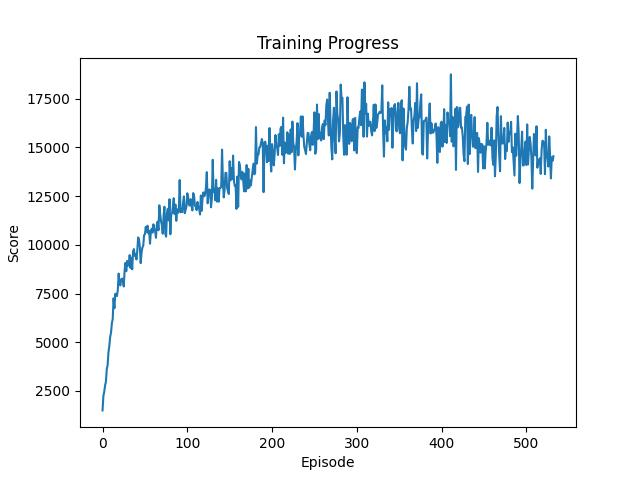

Write Python code to recreate this figure.
import copy
import math
import numpy as np
from collections import defaultdict
import matplotlib.pyplot as plt
import pickle
import sys, os
import random

# from env2048 import Game2048Env
from libenv2048.env2048compiled import Game2048Env

# -------------------------------
# TODO: Define transformation functions (rotation and reflection), i.e., rot90, rot180, ..., etc.
# -------------------------------

def rot90(coords):
  return tuple((3-y, x) for (x, y) in coords)

def rot180(coords):
  return tuple((3-x, 3-y) for (x, y) in coords)

def rot270(coords):
  return tuple((y, 3-x) for (x, y) in coords)

def flip(coords):
  return tuple((x, 3-y) for (x, y) in coords)

def rot90_flip(coords):
  return tuple((3-y, 3-x) for (x, y) in coords)

def rot180_flip(coords):
  return tuple((3-x, y) for (x, y) in coords)

def rot270_flip(coords):
  return tuple((y, x) for (x, y) in coords)


class NTupleApproximator:
    def __init__(self, board_size, patterns):
        """
        Initializes the N-Tuple approximator.
        Hint: you can adjust these if you want
        """
        self.board_size = board_size
        self.patterns = patterns
        # Create a weight dictionary for each pattern (shared within a pattern group)
        self.weights = [defaultdict(float) for _ in patterns]
        # Generate symmetrical transformations for each pattern
        self.symmetry_patterns = []
        for pattern in self.patterns:
            syms = self.generate_symmetries(pattern)
            for syms_ in syms:
                self.symmetry_patterns.append(syms_)

    def generate_symmetries(self, pattern):
        # TODO: Generate 8 symmetrical transformations of the given pattern.
        syms = [pattern]
        for func in [
            rot90, rot180, rot270, flip,
            rot90_flip, rot180_flip, rot270_flip
        ]:
            syms.append(func(pattern))
        return syms


    def tile_to_index(self, tile):
        """
        Converts tile values to xan index for the lookup table.
        """
        if tile == 0:
            return 0
        else:
            return int(math.log(tile, 2))

    def get_feature(self, board, coords):
        # TODO: Extract tile values from the board based on the given coordinates and convert them into a feature tuple.
        return tuple(self.tile_to_index(board[x, y]) for x, y in coords)


    def value(self, board):
        # TODO: Estimate the board value: sum the evaluations from all patterns.
        value_sum = 0
        for i in range(len(self.patterns)):
          for j in range(8):
            pattern = self.symmetry_patterns[i*8+j]
            feature = self.get_feature(board, pattern)
            value_sum += self.weights[i][feature]
        return value_sum

    def update(self, board, delta, alpha):
        # TODO: Update weights based on the TD error.
        for i in range(len(self.patterns)):
          for j in range(8):
            pattern= self.symmetry_patterns[i*8+j]
            feature = self.get_feature(board, pattern)

            # Optimistic Initialization
            if feature not in self.weights[i]:
              if random.random() < 0.1:
                 self.weights[i][feature] = 1e4
              else:
                 self.weights[i][feature] = 0
            self.weights[i][feature] += alpha * delta / len(self.symmetry_patterns)


def td_learning(env, approximator, num_episodes=50000, alpha=0.01, gamma=0.99, epsilon=0.1, start_episode=0,
                save_fn = "approximator.pkl"):
    """
    Trains the 2048 agent using TD-Learning.

    Args:
        env: The 2048 game environment.
        approximator: NTupleApproximator instance.
        num_episodes: Number of training episodes.
        alpha: Learning rate.
        gamma: Discount factor.
        epsilon: Epsilon-greedy exploration rate.
    """
    final_scores = []
    success_flags = []

    for episode in range(start_episode, num_episodes):
        state = env.reset()
        trajectory = []  # Store trajectory data if needed
        previous_score = 0
        previous_afterstate = state.copy()
        done = False
        max_tile = np.max(state)

        while not done:
            legal_moves = [a for a in range(4) if env.is_move_legal(a)]
            if not legal_moves:
                break
            # TODO: action selection
            # Note: TD learning works fine on 2048 without explicit exploration, but you can still try some exploration methods.
            action_values = []
            for action in legal_moves:
                sim_env = copy.deepcopy(env)
                next_state, afterstate, reward, _, _ = sim_env.step(action)
                action_values.append(reward + gamma * approximator.value(afterstate))
            action = legal_moves[np.argmax(action_values)]

            next_state, afterstate, new_score, done, _ = env.step(action)
            incremental_reward = new_score - previous_score
            previous_score = new_score
            max_tile = max(max_tile, np.max(next_state))

            # TODO: Store trajectory or just update depending on the implementation
            trajectory.append((previous_afterstate.copy(), action, afterstate.copy(), incremental_reward, done))

            state = next_state
            previous_afterstate = afterstate.copy()

        # TODO: If you are storing the trajectory, consider updating it now depending on your implementation.
        for t in reversed(range(len(trajectory))):
          state, action, afterstate, incremental_reward, done = trajectory[t]
          # print(next_state, "\n", state)
          if done:
            delta = incremental_reward - approximator.value(state)
          else:
            delta = incremental_reward + gamma * approximator.value(afterstate) - approximator.value(state)
          approximator.update(state, delta, alpha)


        final_scores.append(env.score)
        success_flags.append(1 if max_tile >= 2048 else 0)

        sep = 100 #0
        if (episode + 1) % sep == 0:
            avg_score = np.mean(final_scores[-sep:])
            success_rate = np.sum(success_flags[-sep:]) / sep
            print(f"Episode {episode+1}/{num_episodes} | Avg Score: {avg_score:.2f} | Success Rate: {success_rate:.2f}", flush=True)
            
            pickle.dump(approximator, open(save_fn, "wb"))

        # if (episode + 1) % 10 == 0:
        #     avg_score = np.mean(final_scores[-10:])
        #     success_rate = np.sum(success_flags[-10:]) / 10
        #     print(f"Episode {episode+1}/{num_episodes} | Avg Score: {avg_score:.2f} | Success Rate: {success_rate:.2f}")
            # print(approximator.weights)
            # print(trajectory)

    return final_scores


if __name__=="__main__":
    # TODO: Define your own n-tuple patterns
    patterns = [
        # https://ko19951231.github.io/2021/01/01/2048/
        ((1, 0), (1, 1), (2, 0), (2, 1), (3, 0), (3, 1)),
        ((1, 1), (1, 2), (2, 1), (2, 2), (3, 1), (3, 2)),
        ((1, 2), (1, 3), (2, 2), (2, 3), (3, 2), (3, 3)),
        ((0, 0), (1, 0), (2, 0), (2, 1), (3, 0), (3, 1)),
        ((0, 1), (1, 1), (2, 1), (2, 2), (3, 1), (3, 2)),
    ]

    
    approximator = NTupleApproximator(board_size=4, patterns=patterns)
    if len(sys.argv)>1 and os.path.exists(sys.argv[1]):
        approximator = pickle.load(open(sys.argv[1], "rb"))
    start_episode = eval(sys.argv[2]) if len(sys.argv)>2 else 0

    env = Game2048Env()

    # Run TD-Learning training
    # Note: To achieve significantly better performance, you will likely need to train for over 100,000 episodes.
    # However, to quickly verify that your implementation is working correctly, you can start by running it for 1,000 episodes before scaling up.
    final_scores = td_learning(
       env, approximator, num_episodes=100000, alpha=0.1, gamma=0.99, epsilon=0.1, 
       start_episode=start_episode, save_fn=sys.argv[3])
    pickle.dump(approximator, open("approximator.pkl", "wb"))

    plt.plot(final_scores)
    plt.xlabel('Episode')
    plt.ylabel('Score')
    plt.title('Training Progress')
    plt.savefig("n-tuple_td-learning.png")
